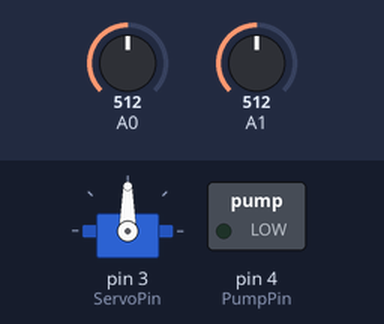
The sketch below on a simulated Arduino Uno, built with avr-gcc and run on an emulated ATmega328P. On the bench: servo, switched loads named in the sketch (green lamp = pin HIGH). Inputs (shaded band) come from the test bench; at power-on: A0 = 512, A1 = 512.

Above: at 1.2 s.
1.3 s: A0 set to 597
2.8 s: A0 set to 620
At 2.9 s:
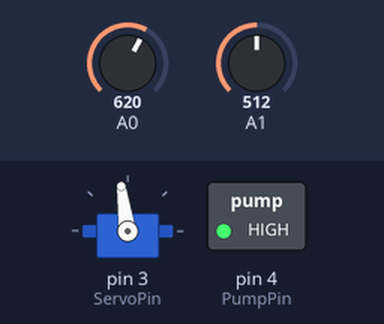
At 5.1 s:
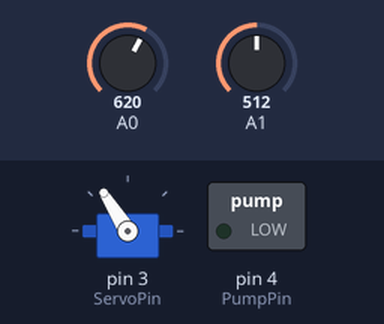
5.8 s: A1 set to 712
7.3 s: A1 set to 729
At 10.2 s:
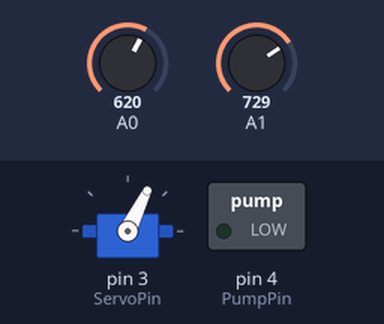
10.3 s: A1 set to 536
11.8 s: A1 set to 513
At 11.91 s:
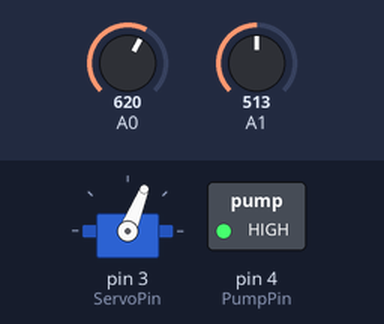
Timing chart, 0 to 15.7 s (numbered marks = the images above; inputs shaded):
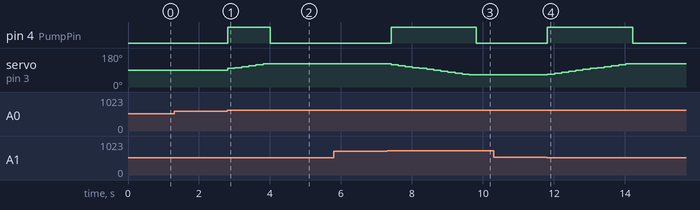

Measured:
- the behaviour switches between 611 and 612 on A0 (found by bisection; images 0 and 1)
- the behaviour switches between 719 and 720 on A1 (found by bisection; images 2 and 3)
- the behaviour switches between 521 and 520 on A1 (found by bisection; images 3 and 4)
- after the input at 1.3 s, every drawn part: stays the same
- after the input at 2.8 s, pin 4 (PumpPin): LOW → HIGH at once, → LOW 1.2 s later; servo on pin 3 (ServoPin): moves from 90° to 122° over 1.0 s, starting at once
- after the input at 5.8 s, every drawn part: stays the same
- after the input at 7.3 s, pin 4 (PumpPin): LOW → HIGH after 0.11 s, → LOW 2.4 s later; servo on pin 3 (ServoPin): moves from 122° to 64° over 2.2 s, starting after 0.11 s
- after the input at 10.3 s, every drawn part: stays the same
- after the input at 11.8 s, pin 4 (PumpPin): LOW → HIGH at once, → LOW 2.4 s later; servo on pin 3 (ServoPin): moves from 64° to 122° over 2.2 s, starting at once

The sketch:

Hackathon_Firmware.ino
```cpp
/*
Team: Optimized Solar Energy
Members: Dwight Diesmo
         Justin Killam
         Jason Babayev
         Riley Turner
Description: System firmware for the optimized
*/

//Servo library for driving servo motor
#include <Servo.h>

//Define statments for the pins and increment value
#define increment 50
#define ServoPin 3
#define PumpPin 4

//Variabes for photoresistor calculations
int leftPR;
int rightPR;
int deltaPR;

//Position variables
int plusInc,minusInc;

//Initial position of solar panel
uint16_t curPos=1500;

//Variable
bool trigger=false;
Servo MyServo;
void setup() {

  ////Code used for testing. Commented out.
  //Serial.begin(9600);

  //Servo Initialization
  MyServo.attach(ServoPin);
  pinMode(PumpPin,OUTPUT);
  digitalWrite(PumpPin,LOW);
}

void loop() {

    leftPR = analogRead(A0);
    rightPR = analogRead(A1);

////Code used for testing. Commented out.
//    Serial.println(curPos);
//    Serial.println(trigger);
//    Serial.println(" ");

    //calculating the delta between the photoresistor measurements
    deltaPR = rightPR - leftPR;

    //Precalculating the incremented and decremented values of the panel position
    plusInc=curPos+increment;
    minusInc=curPos-increment;
      //Primary sensor decision algorithim
      //If the right photor sensor is recieving more light than the left solar panel rotate right.
      if (deltaPR <= -100) {
          //Setting servo position maximum value
          if(plusInc>1800){
            curPos=1800;
            trigger=LOW;
          }
          //Trigger the movement and increment the position
          else {
            curPos=plusInc;
            trigger=HIGH;
          }
      }
      //If the right photor sensor is recieving more light than the left solar panel rotate right.
      else if (deltaPR >= 100) {
          //Setting servo position minimum value
          if(minusInc<1200){
            curPos=1200;
            trigger=LOW;
          }
          //Trigger the movement and decrement the position
          else {
            curPos=minusInc;
            trigger=HIGH;
          }
      }
      //Turn off the system
      else{
          trigger=LOW;
      }
      if(trigger){
          MyServo.writeMicroseconds(curPos);
          digitalWrite(PumpPin,HIGH);
      }
      else{
          digitalWrite(PumpPin,LOW);
      }
      delay(200);
}
```
